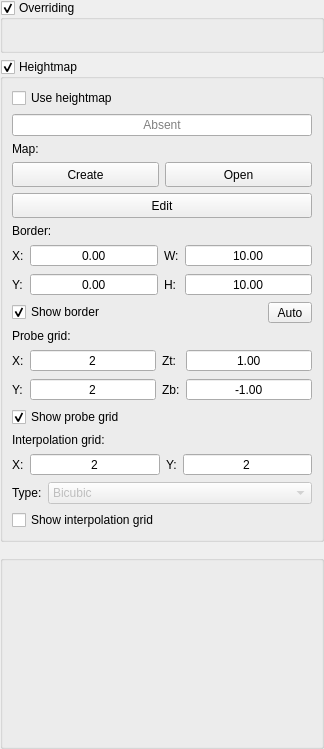
       <widget class="QWidget" name="scrollAreaWidgetContents">
        <property name="geometry">
         <rect>
          <x>0</x>
          <y>0</y>
          <width>324</width>
          <height>749</height>
         </rect>
        </property>
        <layout class="QVBoxLayout" name="verticalLayout_2">
         <property name="leftMargin">
          <number>0</number>
         </property>
         <property name="topMargin">
          <number>0</number>
         </property>
         <property name="rightMargin">
          <number>0</number>
         </property>
         <property name="bottomMargin">
          <number>0</number>
         </property>
         <item>
          <widget class="GroupBox" name="grpOverriding">
           <property name="enabled">
            <bool>true</bool>
           </property>
           <property name="title">
            <string>Overriding</string>
           </property>
           <property name="checkable">
            <bool>true</bool>
           </property>
           <property name="overrided" stdset="0">
            <bool>false</bool>
           </property>
           <layout class="QHBoxLayout" name="horizontalLayout_14">
            <item>
             <widget class="QWidget" name="widgetFeed" native="true">
              <layout class="QVBoxLayout" name="verticalLayout_22">
               <property name="leftMargin">
                <number>0</number>
               </property>
               <property name="topMargin">
                <number>0</number>
               </property>
               <property name="rightMargin">
                <number>0</number>
               </property>
               <property name="bottomMargin">
                <number>0</number>
               </property>
               <item>
                <widget class="SliderBox" name="slbFeedOverride" native="true"/>
               </item>
               <item>
                <widget class="SliderBox" name="slbRapidOverride" native="true"/>
               </item>
               <item>
                <widget class="SliderBox" name="slbSpindleOverride" native="true"/>
               </item>
              </layout>
             </widget>
            </item>
           </layout>
          </widget>
         </item>
         <item>
          <widget class="GroupBox" name="grpHeightMap">
           <property name="title">
            <string>Heightmap</string>
           </property>
           <property name="checkable">
            <bool>true</bool>
           </property>
           <property name="overrided" stdset="0">
            <bool>false</bool>
           </property>
           <layout class="QVBoxLayout" name="verticalLayout_16">
            <item>
             <widget class="QWidget" name="widgetHeightMap" native="true">
              <layout class="QVBoxLayout" name="verticalLayout_15">
               <property name="leftMargin">
                <number>0</number>
               </property>
               <property name="topMargin">
                <number>0</number>
               </property>
               <property name="rightMargin">
                <number>0</number>
               </property>
               <property name="bottomMargin">
                <number>0</number>
               </property>
               <item>
                <widget class="QCheckBox" name="chkHeightMapUse">
                 <property name="text">
                  <string>Use heightmap</string>
                 </property>
                </widget>
               </item>
               <item>
                <widget class="QLineEdit" name="txtHeightMap">
                 <property name="focusPolicy">
                  <enum>Qt::NoFocus</enum>
                 </property>
                 <property name="text">
                  <string/>
                 </property>
                 <property name="alignment">
                  <set>Qt::AlignCenter</set>
                 </property>
                 <property name="readOnly">
                  <bool>true</bool>
                 </property>
                 <property name="placeholderText">
                  <string>Absent</string>
                 </property>
                </widget>
               </item>
               <item>
                <layout class="QHBoxLayout" name="horizontalLayout_22">
                 <item>
                  <widget class="QLabel" name="label_15">
                   <property name="text">
                    <string>Map:</string>
                   </property>
                  </widget>
                 </item>
                </layout>
               </item>
               <item>
                <layout class="QHBoxLayout" name="horizontalLayout_21">
                 <item>
                  <widget class="StyledToolButton" name="cmdHeightMapCreate">
                   <property name="sizePolicy">
                    <sizepolicy hsizetype="Preferred" vsizetype="Fixed">
                     <horstretch>0</horstretch>
                     <verstretch>0</verstretch>
                    </sizepolicy>
                   </property>
                   <property name="minimumSize">
                    <size>
                     <width>0</width>
                     <height>25</height>
                    </size>
                   </property>
                   <property name="text">
                    <string>Create</string>
                   </property>
                  </widget>
                 </item>
                 <item>
                  <widget class="StyledToolButton" name="cmdHeightMapLoad">
                   <property name="sizePolicy">
                    <sizepolicy hsizetype="Preferred" vsizetype="Fixed">
                     <horstretch>0</horstretch>
                     <verstretch>0</verstretch>
                    </sizepolicy>
                   </property>
                   <property name="minimumSize">
                    <size>
                     <width>0</width>
                     <height>25</height>
                    </size>
                   </property>
                   <property name="text">
                    <string>Open</string>
                   </property>
                  </widget>
                 </item>
                </layout>
               </item>
               <item>
                <widget class="StyledToolButton" name="cmdHeightMapMode">
                 <property name="sizePolicy">
                  <sizepolicy hsizetype="Preferred" vsizetype="Fixed">
                   <horstretch>0</horstretch>
                   <verstretch>0</verstretch>
                  </sizepolicy>
                 </property>
                 <property name="minimumSize">
                  <size>
                   <width>42</width>
                   <height>25</height>
                  </size>
                 </property>
                 <property name="text">
                  <string>Edit</string>
                 </property>
                 <property name="checkable">
                  <bool>true</bool>
                 </property>
                </widget>
               </item>
               <item>
                <widget class="QWidget" name="widgetHeightmapSettings" native="true">
                 <layout class="QVBoxLayout" name="verticalLayout_7">
                  <property name="leftMargin">
                   <number>0</number>
                  </property>
                  <property name="topMargin">
                   <number>0</number>
                  </property>
                  <property name="rightMargin">
                   <number>0</number>
                  </property>
                  <property name="bottomMargin">
                   <number>0</number>
                  </property>
                  <item>
                   <layout class="QVBoxLayout" name="verticalLayout_18">
                    <item>
                     <widget class="QLabel" name="label_5">
                      <property name="text">
                       <string>Border:</string>
                      </property>
                     </widget>
                    </item>
                    <item>
                     <layout class="QGridLayout" name="gridLayout">
                      <item row="0" column="0">
                       <widget class="QLabel" name="label_6">
                        <property name="text">
                         <string>X:</string>
                        </property>
                       </widget>
                      </item>
                      <item row="0" column="1">
                       <widget class="QDoubleSpinBox" name="txtHeightMapBorderX">
                        <property name="sizePolicy">
                         <sizepolicy hsizetype="Expanding" vsizetype="Fixed">
                          <horstretch>0</horstretch>
                          <verstretch>0</verstretch>
                         </sizepolicy>
                        </property>
                        <property name="locale">
                         <locale language="C" country="AnyCountry"/>
                        </property>
                        <property name="alignment">
                         <set>Qt::AlignCenter</set>
                        </property>
                        <property name="buttonSymbols">
                         <enum>QAbstractSpinBox::NoButtons</enum>
                        </property>
                        <property name="minimum">
                         <double>-999.000000000000000</double>
                        </property>
                        <property name="maximum">
                         <double>999.000000000000000</double>
                        </property>
                       </widget>
                      </item>
                      <item row="1" column="3">
                       <widget class="QDoubleSpinBox" name="txtHeightMapBorderHeight">
                        <property name="sizePolicy">
                         <sizepolicy hsizetype="Expanding" vsizetype="Fixed">
                          <horstretch>0</horstretch>
                          <verstretch>0</verstretch>
                         </sizepolicy>
                        </property>
                        <property name="locale">
                         <locale language="C" country="AnyCountry"/>
                        </property>
                        <property name="alignment">
                         <set>Qt::AlignCenter</set>
                        </property>
                        <property name="buttonSymbols">
                         <enum>QAbstractSpinBox::NoButtons</enum>
                        </property>
                        <property name="minimum">
                         <double>-999.000000000000000</double>
                        </property>
                        <property name="maximum">
                         <double>999.000000000000000</double>
                        </property>
                        <property name="value">
                         <double>10.000000000000000</double>
                        </property>
                       </widget>
                      </item>
                      <item row="1" column="2">
                       <widget class="QLabel" name="label_9">
                        <property name="text">
                         <string>H:</string>
                        </property>
                       </widget>
                      </item>
                      <item row="1" column="1">
                       <widget class="QDoubleSpinBox" name="txtHeightMapBorderY">
                        <property name="sizePolicy">
                         <sizepolicy hsizetype="Expanding" vsizetype="Fixed">
                          <horstretch>0</horstretch>
                          <verstretch>0</verstretch>
                         </sizepolicy>
                        </property>
                        <property name="locale">
                         <locale language="C" country="AnyCountry"/>
                        </property>
                        <property name="alignment">
                         <set>Qt::AlignCenter</set>
                        </property>
                        <property name="buttonSymbols">
                         <enum>QAbstractSpinBox::NoButtons</enum>
                        </property>
                        <property name="minimum">
                         <double>-999.000000000000000</double>
                        </property>
                        <property name="maximum">
                         <double>999.000000000000000</double>
                        </property>
                       </widget>
                      </item>
                      <item row="1" column="0">
                       <widget class="QLabel" name="label_7">
                        <property name="text">
                         <string>Y:</string>
                        </property>
                       </widget>
                      </item>
                      <item row="0" column="2">
                       <widget class="QLabel" name="label_8">
                        <property name="text">
                         <string>W:</string>
                        </property>
                       </widget>
                      </item>
                      <item row="0" column="3">
                       <widget class="QDoubleSpinBox" name="txtHeightMapBorderWidth">
                        <property name="sizePolicy">
                         <sizepolicy hsizetype="Expanding" vsizetype="Fixed">
                          <horstretch>0</horstretch>
                          <verstretch>0</verstretch>
                         </sizepolicy>
                        </property>
                        <property name="locale">
                         <locale language="C" country="AnyCountry"/>
                        </property>
                        <property name="alignment">
                         <set>Qt::AlignCenter</set>
                        </property>
                        <property name="buttonSymbols">
                         <enum>QAbstractSpinBox::NoButtons</enum>
                        </property>
                        <property name="minimum">
                         <double>-999.000000000000000</double>
                        </property>
                        <property name="maximum">
                         <double>999.000000000000000</double>
                        </property>
                        <property name="value">
                         <double>10.000000000000000</double>
                        </property>
                       </widget>
                      </item>
                     </layout>
                    </item>
                    <item>
                     <layout class="QHBoxLayout" name="horizontalLayout_18">
                      <item>
                       <widget class="QCheckBox" name="chkHeightMapBorderShow">
                        <property name="text">
                         <string>Show border</string>
                        </property>
                        <property name="checked">
                         <bool>true</bool>
                        </property>
                       </widget>
                      </item>
                      <item>
                       <widget class="StyledToolButton" name="cmdHeightMapBorderAuto">
                        <property name="minimumSize">
                         <size>
                          <width>44</width>
                          <height>18</height>
                         </size>
                        </property>
                        <property name="text">
                         <string>Auto</string>
                        </property>
                       </widget>
                      </item>
                     </layout>
                    </item>
                   </layout>
                  </item>
                  <item>
                   <layout class="QVBoxLayout" name="verticalLayout_19">
                    <item>
                     <widget class="QLabel" name="label_10">
                      <property name="text">
                       <string>Probe grid:</string>
                      </property>
                     </widget>
                    </item>
                    <item>
                     <layout class="QGridLayout" name="gridLayout_4">
                      <item row="0" column="0">
                       <widget class="QLabel" name="label_12">
                        <property name="text">
                         <string>X:</string>
                        </property>
                       </widget>
                      </item>
                      <item row="0" column="1">
                       <widget class="QDoubleSpinBox" name="txtHeightMapGridX">
                        <property name="sizePolicy">
                         <sizepolicy hsizetype="Expanding" vsizetype="Fixed">
                          <horstretch>0</horstretch>
                          <verstretch>0</verstretch>
                         </sizepolicy>
                        </property>
                        <property name="locale">
                         <locale language="C" country="AnyCountry"/>
                        </property>
                        <property name="alignment">
                         <set>Qt::AlignCenter</set>
                        </property>
                        <property name="buttonSymbols">
                         <enum>QAbstractSpinBox::NoButtons</enum>
                        </property>
                        <property name="decimals">
                         <number>0</number>
                        </property>
                        <property name="minimum">
                         <double>2.000000000000000</double>
                        </property>
                        <property name="maximum">
                         <double>1000.000000000000000</double>
                        </property>
                        <property name="value">
                         <double>2.000000000000000</double>
                        </property>
                       </widget>
                      </item>
                      <item row="0" column="5">
                       <widget class="QDoubleSpinBox" name="txtHeightMapGridZTop">
                        <property name="sizePolicy">
                         <sizepolicy hsizetype="Expanding" vsizetype="Fixed">
                          <horstretch>0</horstretch>
                          <verstretch>0</verstretch>
                         </sizepolicy>
                        </property>
                        <property name="locale">
                         <locale language="C" country="AnyCountry"/>
                        </property>
                        <property name="alignment">
                         <set>Qt::AlignCenter</set>
                        </property>
                        <property name="buttonSymbols">
                         <enum>QAbstractSpinBox::NoButtons</enum>
                        </property>
                        <property name="minimum">
                         <double>-999.000000000000000</double>
                        </property>
                        <property name="maximum">
                         <double>999.000000000000000</double>
                        </property>
                        <property name="value">
                         <double>1.000000000000000</double>
                        </property>
                       </widget>
                      </item>
                      <item row="1" column="5">
                       <widget class="QDoubleSpinBox" name="txtHeightMapGridZBottom">
                        <property name="sizePolicy">
                         <sizepolicy hsizetype="Expanding" vsizetype="Fixed">
                          <horstretch>0</horstretch>
                          <verstretch>0</verstretch>
                         </sizepolicy>
                        </property>
                        <property name="locale">
                         <locale language="C" country="AnyCountry"/>
                        </property>
                        <property name="alignment">
                         <set>Qt::AlignCenter</set>
                        </property>
                        <property name="buttonSymbols">
                         <enum>QAbstractSpinBox::NoButtons</enum>
                        </property>
                        <property name="minimum">
                         <double>-999.000000000000000</double>
                        </property>
                        <property name="maximum">
                         <double>999.000000000000000</double>
                        </property>
                        <property name="value">
                         <double>-1.000000000000000</double>
                        </property>
                       </widget>
                      </item>
                      <item row="1" column="1">
                       <widget class="QDoubleSpinBox" name="txtHeightMapGridY">
                        <property name="sizePolicy">
                         <sizepolicy hsizetype="Expanding" vsizetype="Fixed">
                          <horstretch>0</horstretch>
                          <verstretch>0</verstretch>
                         </sizepolicy>
                        </property>
                        <property name="locale">
                         <locale language="C" country="AnyCountry"/>
                        </property>
                        <property name="alignment">
                         <set>Qt::AlignCenter</set>
                        </property>
                        <property name="buttonSymbols">
                         <enum>QAbstractSpinBox::NoButtons</enum>
                        </property>
                        <property name="decimals">
                         <number>0</number>
                        </property>
                        <property name="minimum">
                         <double>2.000000000000000</double>
                        </property>
                        <property name="maximum">
                         <double>1000.000000000000000</double>
                        </property>
                        <property name="value">
                         <double>2.000000000000000</double>
                        </property>
                       </widget>
                      </item>
                      <item row="1" column="3">
                       <widget class="QLabel" name="label_11">
                        <property name="text">
                         <string>Zb:</string>
                        </property>
                       </widget>
                      </item>
                      <item row="1" column="0">
                       <widget class="QLabel" name="label_13">
                        <property name="text">
                         <string>Y:</string>
                        </property>
                       </widget>
                      </item>
                      <item row="0" column="3">
                       <widget class="QLabel" name="label_14">
                        <property name="text">
                         <string>Zt:</string>
                        </property>
                       </widget>
                      </item>
                     </layout>
                    </item>
                    <item>
                     <layout class="QHBoxLayout" name="horizontalLayout_19">
                      <item>
                       <widget class="QCheckBox" name="chkHeightMapGridShow">
                        <property name="text">
                         <string>Show probe grid</string>
                        </property>
                        <property name="checked">
                         <bool>true</bool>
                        </property>
                       </widget>
                      </item>
                      <item>
                       <spacer name="horizontalSpacer_6">
                        <property name="orientation">
                         <enum>Qt::Horizontal</enum>
                        </property>
                        <property name="sizeHint" stdset="0">
                         <size>
                          <width>40</width>
                          <height>1</height>
                         </size>
                        </property>
                       </spacer>
                      </item>
                     </layout>
                    </item>
                   </layout>
                  </item>
                  <item>
                   <layout class="QVBoxLayout" name="verticalLayout_20">
                    <item>
                     <widget class="QLabel" name="label_16">
                      <property name="text">
                       <string>Interpolation grid:</string>
                      </property>
                     </widget>
                    </item>
                    <item>
                     <layout class="QGridLayout" name="gridLayout_6">
                      <item row="1" column="2">
                       <widget class="QLabel" name="label_19">
                        <property name="text">
                         <string>Y:</string>
                        </property>
                       </widget>
                      </item>
                      <item row="1" column="0">
                       <widget class="QLabel" name="label_18">
                        <property name="text">
                         <string>X:</string>
                        </property>
                       </widget>
                      </item>
                      <item row="1" column="1">
                       <widget class="QDoubleSpinBox" name="txtHeightMapInterpolationStepX">
                        <property name="sizePolicy">
                         <sizepolicy hsizetype="Expanding" vsizetype="Fixed">
                          <horstretch>0</horstretch>
                          <verstretch>0</verstretch>
                         </sizepolicy>
                        </property>
                        <property name="locale">
                         <locale language="C" country="AnyCountry"/>
                        </property>
                        <property name="alignment">
                         <set>Qt::AlignCenter</set>
                        </property>
                        <property name="buttonSymbols">
                         <enum>QAbstractSpinBox::NoButtons</enum>
                        </property>
                        <property name="decimals">
                         <number>0</number>
                        </property>
                        <property name="minimum">
                         <double>2.000000000000000</double>
                        </property>
                        <property name="maximum">
                         <double>1000.000000000000000</double>
                        </property>
                        <property name="value">
                         <double>2.000000000000000</double>
                        </property>
                       </widget>
                      </item>
                      <item row="1" column="3">
                       <widget class="QDoubleSpinBox" name="txtHeightMapInterpolationStepY">
                        <property name="sizePolicy">
                         <sizepolicy hsizetype="Expanding" vsizetype="Fixed">
                          <horstretch>0</horstretch>
                          <verstretch>0</verstretch>
                         </sizepolicy>
                        </property>
                        <property name="locale">
                         <locale language="C" country="AnyCountry"/>
                        </property>
                        <property name="alignment">
                         <set>Qt::AlignCenter</set>
                        </property>
                        <property name="buttonSymbols">
                         <enum>QAbstractSpinBox::NoButtons</enum>
                        </property>
                        <property name="decimals">
                         <number>0</number>
                        </property>
                        <property name="minimum">
                         <double>2.000000000000000</double>
                        </property>
                        <property name="maximum">
                         <double>1000.000000000000000</double>
                        </property>
                        <property name="value">
                         <double>2.000000000000000</double>
                        </property>
                       </widget>
                      </item>
                     </layout>
                    </item>
                    <item>
                     <layout class="QHBoxLayout" name="horizontalLayout_23" stretch="0,0">
                      <item>
                       <widget class="QLabel" name="label_17">
                        <property name="text">
                         <string>Type:</string>
                        </property>
                       </widget>
                      </item>
                      <item>
                       <widget class="QComboBox" name="cboHeightMapInterpolationType">
                        <property name="enabled">
                         <bool>false</bool>
                        </property>
                        <property name="sizePolicy">
                         <sizepolicy hsizetype="Expanding" vsizetype="Fixed">
                          <horstretch>0</horstretch>
                          <verstretch>0</verstretch>
                         </sizepolicy>
                        </property>
                        <item>
                         <property name="text">
                          <string>Bicubic</string>
                         </property>
                        </item>
                       </widget>
                      </item>
                     </layout>
                    </item>
                    <item>
                     <layout class="QHBoxLayout" name="horizontalLayout_24">
                      <item>
                       <widget class="QCheckBox" name="chkHeightMapInterpolationShow">
                        <property name="text">
                         <string>Show interpolation grid</string>
                        </property>
                       </widget>
                      </item>
                      <item>
                       <spacer name="horizontalSpacer_8">
                        <property name="orientation">
                         <enum>Qt::Horizontal</enum>
                        </property>
                        <property name="sizeHint" stdset="0">
                         <size>
                          <width>40</width>
                          <height>1</height>
                         </size>
                        </property>
                       </spacer>
                      </item>
                     </layout>
                    </item>
                   </layout>
                  </item>
                 </layout>
                </widget>
               </item>
              </layout>
             </widget>
            </item>
           </layout>
          </widget>
         </item>
         <item>
          <widget class="QGroupBox" name="grpExpander2">
           <property name="sizePolicy">
            <sizepolicy hsizetype="Preferred" vsizetype="Expanding">
             <horstretch>0</horstretch>
             <verstretch>0</verstretch>
            </sizepolicy>
           </property>
           <property name="styleSheet">
            <string notr="true">QGroupBox {
	margin-top: 7;
}</string>
           </property>
           <property name="title">
            <string/>
           </property>
          </widget>
         </item>
        </layout>
       </widget>
